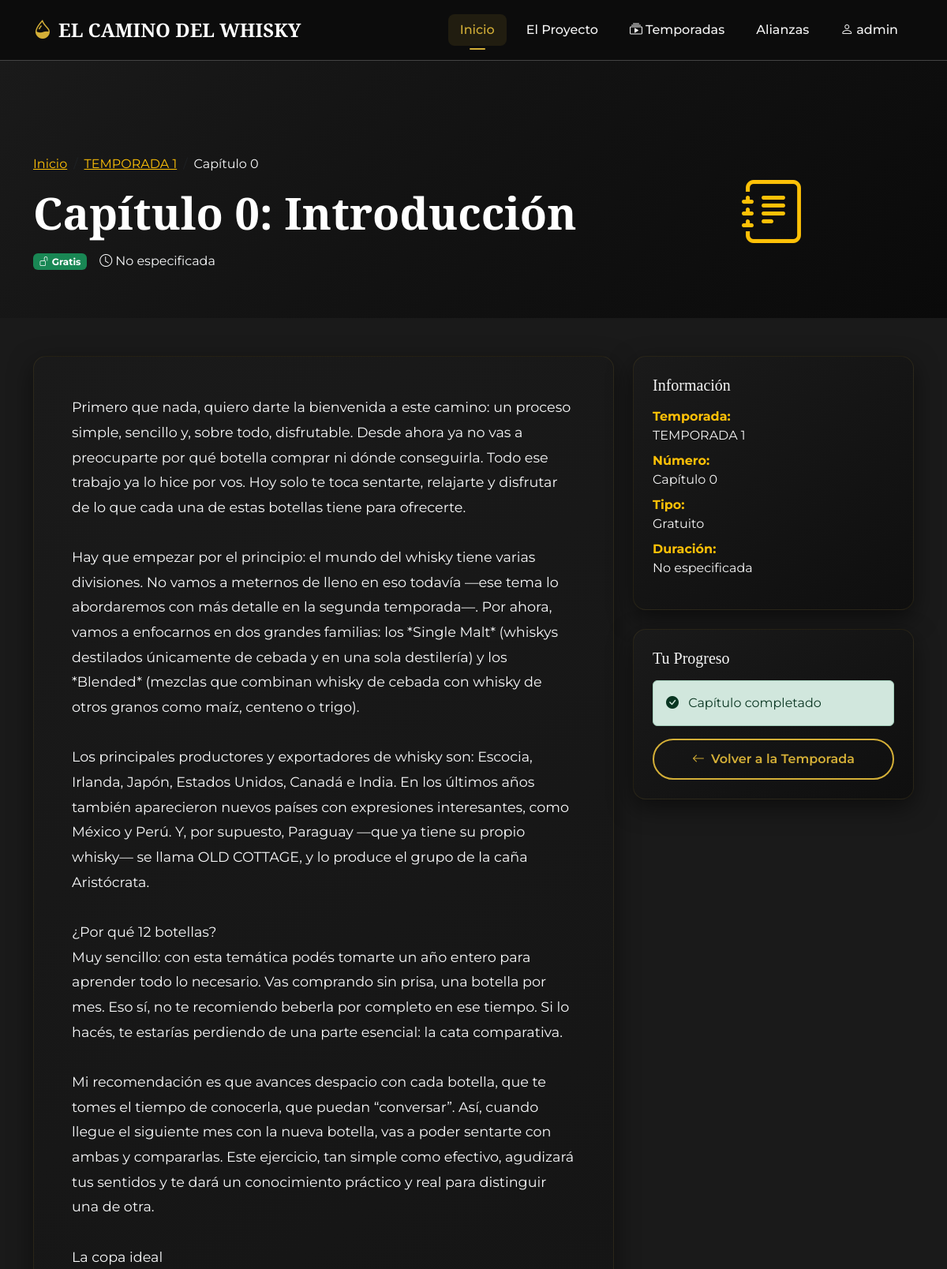
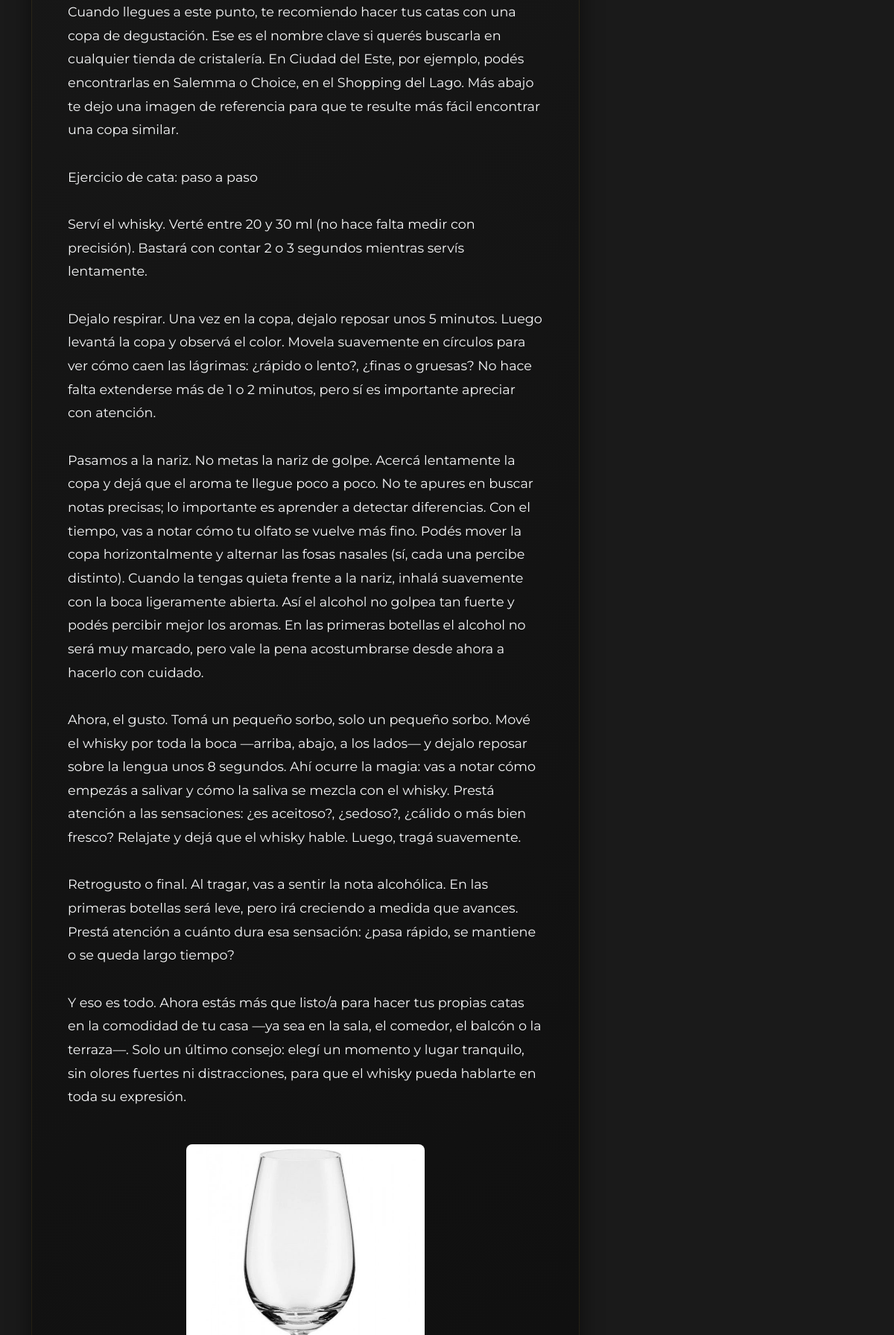
The app's page /frontend/src/pages/chapter.php?id=4 (signed in, upper part) with its own data (2 pictures, top to bottom).
### tables this page shows
CREATE TABLE `users` (
  `id` int(11) NOT NULL,
  `username` varchar(100) NOT NULL,
  `email` varchar(255) NOT NULL,
  `password` varchar(255) NOT NULL,
  `role` enum('admin','writer','user') DEFAULT 'user',
  `created_at` timestamp NOT NULL DEFAULT current_timestamp(),
  `updated_at` timestamp NOT NULL DEFAULT current_timestamp() ON UPDATE current_timestamp(),
  `is_active` tinyint(1) DEFAULT 1,
  `first_name` varchar(100) DEFAULT NULL,
  `last_name` varchar(100) DEFAULT NULL,
  `phone` varchar(20) DEFAULT NULL,
  `avatar` varchar(255) DEFAULT NULL,
  `bio` text DEFAULT NULL,
  `last_login` timestamp NULL DEFAULT NULL
);

CREATE TABLE `chapters` (
  `id` int(11) NOT NULL,
  `season_id` int(11) DEFAULT NULL,
  `title` varchar(255) NOT NULL,
  `subtitle` varchar(500) DEFAULT NULL,
  `content` text NOT NULL,
  `chapter_number` int(11) NOT NULL,
  `is_free` tinyint(1) DEFAULT 0,
  `is_active` tinyint(1) DEFAULT 1,
  `is_published` tinyint(1) DEFAULT 0,
  `display_order` int(11) DEFAULT 0,
  `published_at` timestamp NULL DEFAULT NULL,
  `created_by` int(11) DEFAULT NULL,
  `created_at` timestamp NOT NULL DEFAULT current_timestamp(),
  `updated_at` timestamp NOT NULL DEFAULT current_timestamp() ON UPDATE current_timestamp(),
  `duration` varchar(50) DEFAULT 'No especificada'
);

CREATE TABLE `seasons` (
  `id` int(11) NOT NULL,
  `title` varchar(255) NOT NULL,
  `subtitle` varchar(500) DEFAULT NULL,
  `description` text DEFAULT NULL,
  `price` decimal(10,2) DEFAULT 0.00,
  `is_active` tinyint(1) DEFAULT 1,
  `is_published` tinyint(1) DEFAULT 0,
  `requires_payment` tinyint(1) DEFAULT 0,
  `display_order` int(11) DEFAULT 0,
  `published_at` timestamp NULL DEFAULT NULL,
  `created_by` int(11) DEFAULT NULL,
  `created_at` timestamp NOT NULL DEFAULT current_timestamp(),
  `updated_at` timestamp NOT NULL DEFAULT current_timestamp() ON UPDATE current_timestamp()
);

CREATE TABLE `chapter_images` (
  `id` int(11) NOT NULL,
  `chapter_id` int(11) DEFAULT NULL,
  `image_path` varchar(500) NOT NULL,
  `image_order` int(11) DEFAULT 0,
  `caption` varchar(500) DEFAULT NULL,
  `created_at` timestamp NOT NULL DEFAULT current_timestamp()
);

### frontend/src/pages/chapter.php (the view, shortened to what this page needs)
<?php
require_once ROOT_DIR . '/backend/config/database.php';
$chapter_id = intval($_GET['id']);
$chapterData = [];
try {
    $stmt = $pdo->prepare("
        SELECT c.*, s.title as season_title, s.requires_payment, s.id as season_id
        FROM chapters c
        JOIN seasons s ON c.season_id = s.id
        WHERE c.id = ? AND c.is_published = 1 AND s.is_published = 1
    ");
    $stmt->execute([$chapter_id]);
    $chapterData = $stmt->fetch();
    $imagesStmt = $pdo->prepare("SELECT * FROM chapter_images WHERE chapter_id = ? ORDER BY image_order DESC, created_at DESC");
    $imagesStmt->execute([$chapter_id]);
    $chapterImages = $imagesStmt->fetchAll();
    $normalImages = array_filter($chapterImages, function($image) {
        return $image['image_order'] == 0;
    });
} catch (Exception $e) {
    error_log("Error loading chapter: " . $e->getMessage());
    die('Error al cargar el capítulo');
}
function safeAccess($data, $key, $default = '') {
    return (isset($data[$key]) && !empty($data[$key])) ? $data[$key] : $default;
}
?>
<!DOCTYPE html>
<html lang="es">
<head>
    <link href="https://cdn.jsdelivr.net/npm/bootstrap@5.3.0/dist/css/bootstrap.min.css" rel="stylesheet">
    <link rel="stylesheet" href="https://cdn.jsdelivr.net/npm/bootstrap-icons@1.10.0/font/bootstrap-icons.css">
    <link rel="stylesheet" href="<?= BASE_URL ?>/../src/styles/main.css">
</head>
<body>
    <?php include ROOT_DIR . '/frontend/includes/navbar.php'; ?>
    <section class="chapter-hero">
        <div class="container">
            <div class="row align-items-center">
                <div class="col-lg-8">
                    <nav aria-label="breadcrumb">
                        <ol class="breadcrumb">
                            <li class="breadcrumb-item">
                                <a href="<?= BASE_URL ?>/index.php" class="text-warning">Inicio</a>
                            </li>
                            <li class="breadcrumb-item">
                                <a href="<?= BASE_URL ?>/../src/pages/season_detail.php?id=<?= $chapterData['season_id'] ?>" class="text-warning">
                                    <?= htmlspecialchars($chapterData['season_title']) ?>
                                </a>
                            </li>
                            <li class="breadcrumb-item active text-light">Capítulo <?= $chapterData['chapter_number'] ?></li>
                        </ol>
                    </nav>
                    <h1 class="display-4 title-font fw-bold mb-3">
                        Capítulo <?= $chapterData['chapter_number'] ?>: <?= htmlspecialchars(safeAccess($chapterData, 'title', 'Capítulo')) ?>
                    </h1>
                    <div class="d-flex flex-wrap gap-3 align-items-center">
                        <?php if ($chapterData['is_free']): ?>
                            <span class="badge bg-success">
                                <i class="bi bi-unlock me-1"></i>Gratis
                            </span>
                        <?php else: ?>
                            <span class="badge premium-badge">
                                <i class="bi bi-star-fill me-1"></i>Premium
                            </span>
                        <?php endif; ?>
                        <?php if (!empty($chapterData['duration'])): ?>
                            <span class="text-light">
                                <i class="bi bi-clock me-1"></i><?= $chapterData['duration'] ?>
                            </span>
                        <?php endif; ?>
                    </div>
                </div>
                <div class="col-lg-4 text-center">
                    <div class="chapter-icon">
                        <i class="bi bi-journal-text display-1 text-warning"></i>
                    </div>
                </div>
            </div>
        </div>
    </section>
    <section class="py-5" style="background: var(--dark);">
        <div class="container">
            <div class="row">
                <div class="col-lg-8">
                    <div class="whisky-card p-4 p-md-5">
                        <div class="chapter-content text-light">
                            <?= nl2br(htmlspecialchars($chapterData['content'])) ?>
                        </div>
                        <?php if (!empty($normalImages)): ?>
                            <div class="normal-images mt-5">
                                <?php foreach ($normalImages as $image): ?>
                                    <div class="normal-image mb-4">
                                        <img src="<?= BASE_URL ?>/../../uploads/<?= $image['image_path'] ?>"
                                             alt="<?= htmlspecialchars($image['caption'] ?? $chapterData['title']) ?>">
                                    </div>
                                <?php endforeach; ?>
                            </div>
                        <?php endif; ?>
                    </div>
                </div>
                <div class="col-lg-4">
                    <div class="whisky-card p-4 mb-4">
                        <h4 class="title-font h5 mb-3">Información</h4>
                        <ul class="list-unstyled">
                            <li class="mb-2">
                                <strong class="text-warning">Temporada:</strong><br>
                                <?= htmlspecialchars($chapterData['season_title']) ?>
                            </li>
                            <li class="mb-2">
                                <strong class="text-warning">Número:</strong><br>
                                Capítulo <?= $chapterData['chapter_number'] ?>
                            </li>
                            <li class="mb-2">
                                <strong class="text-warning">Tipo:</strong><br>
                                <?= $chapterData['is_free'] ? 'Gratuito' : 'Premium' ?>
                            </li>
                            <?php if (!empty($chapterData['duration'])): ?>
                            <li class="mb-2">
                                <strong class="text-warning">Duración:</strong><br>
                                <?= $chapterData['duration'] ?>
                            </li>
                            <?php endif; ?>
                        </ul>
                    </div>
                    <?php if (isset($_SESSION['user_id'])): ?>
                        <div class="whisky-card p-4">
                            <h4 class="title-font h5 mb-3">Tu Progreso</h4>
                            <div class="alert alert-success">
                                <i class="bi bi-check-circle-fill me-2"></i>
                                Capítulo completado
                            </div>
                            <a href="<?= BASE_URL ?>/../src/pages/season_detail.php?id=<?= $chapterData['season_id'] ?>" class="btn btn-outline-gold w-100">
                                <i class="bi bi-arrow-left me-2"></i>Volver a la Temporada
                            </a>
                        </div>
                    <?php endif; ?>
                </div>
            </div>
        </div>
    </section>
    <?php include ROOT_DIR . '/frontend/includes/modals.php'; ?>
</body>
</html>

### frontend/includes/navbar.php (shortened to what this page needs)
<?php
require_once ROOT_DIR . '/backend/config/database.php';
$currentUser = null;
if (isset($_SESSION['user_id'])) {
    try {
        $stmt = $pdo->prepare("SELECT id, username, email, role FROM users WHERE id = ? AND is_active = 1");
        $stmt->execute([$_SESSION['user_id']]);
        $currentUser = $stmt->fetch();
    } catch (Exception $e) {
        error_log("Error getting current user: " . $e->getMessage());
    }
}
?>
<nav class="navbar navbar-expand-lg navbar-dark fixed-top" id="navbar">
    <div class="container">
        <a class="navbar-brand d-flex align-items-center" href="<?= BASE_URL ?>/index.php">
            <i class="bi bi-droplet-half me-2" style="color: #D4AF37;"></i>
            <span class="title-font" style="color: #ffffff;">EL CAMINO DEL WHISKY</span>
        </a>
        <div class="collapse navbar-collapse" id="navbarNav">
            <ul class="navbar-nav ms-auto">
                <li class="nav-item">
                    <a class="nav-link active" href="<?= BASE_URL ?>/#inicio" style="color: #ffffff;">Inicio</a>
                </li>
                <li class="nav-item">
                    <a class="nav-link" href="<?= BASE_URL ?>/#proyecto" style="color: #e0e0e0;">El Proyecto</a>
                </li>
                <li class="nav-item dropdown">
                    <a class="nav-link dropdown-toggle" href="#" role="button" data-bs-toggle="dropdown" aria-expanded="false" style="color: #e0e0e0;">
                        <i class="bi bi-collection-play me-1"></i>Temporadas
                    </a>
                </li>
                <li class="nav-item">
                    <a class="nav-link" href="<?= BASE_URL ?>/#alianzas" style="color: #e0e0e0;">Alianzas</a>
                </li>
                <?php if ($currentUser): ?>
                <li class="nav-item dropdown">
                    <a class="nav-link dropdown-toggle" href="#" role="button" data-bs-toggle="dropdown" style="color: #ffffff;">
                        <i class="bi bi-person me-1"></i><?= htmlspecialchars($currentUser['username']) ?>
                    </a>
                </li>
                <?php endif; ?>
            </ul>
        </div>
    </div>
</nav>

### frontend/src/styles/main.css (style rules this page uses)
:root { --primary: #0A0A0A; --secondary: #D4AF37; --accent: #8B7355; --light: #F5F5F5; --dark: #1A1A1A; }
body { padding-top: 76px; font-family: 'Montserrat', sans-serif; background-color: var(--primary); color: var(--light); overflow-x: hidden; }
.navbar { background: rgba(10, 10, 10, 0.95) !important; backdrop-filter: blur(10px); transition: all 0.3s ease; border-bottom: 1px solid rgba(212, 175, 55, 0.1); z-index: 1030; }
.navbar-brand { font-weight: 700; }
.nav-link { color: var(--light) !important; font-weight: 500; position: relative; margin: 0 5px; padding: 8px 15px !important; border-radius: 8px; transition: all 0.3s ease; }
.nav-link:hover, .nav-link.active { background: rgba(212, 175, 55, 0.1); color: var(--secondary) !important; }
.nav-link::after { content: ''; position: absolute; bottom: 0; left: 15px; right: 15px; height: 2px; background: var(--secondary); transform: scaleX(0); transition: transform 0.3s ease; }
.nav-link:hover::after, .nav-link.active::after { transform: scaleX(1); }
.title-font { font-family: 'Playfair Display', serif; }
.whisky-card { background: linear-gradient(145deg, #1A1A1A, #0F0F0F); border-radius: 16px; box-shadow: 0 10px 30px rgba(0, 0, 0, 0.5); transition: all 0.4s cubic-bezier(0.175, 0.885, 0.32, 1.275); overflow: hidden; border: 1px solid rgba(212, 175, 55, 0.1); position: relative; }
.whisky-card::before { content: ''; position: absolute; top: 0; left: 0; right: 0; height: 4px; background: linear-gradient(90deg, var(--secondary), var(--accent)); transform: scaleX(0); transition: transform 0.4s ease; }
.btn-outline-gold { background: transparent; color: var(--secondary); border: 2px solid var(--secondary); border-radius: 50px; font-weight: 600; padding: 12px 30px; transition: all 0.3s ease; }

### frontend/src/pages/chapter.php (style rules this page uses)
.chapter-hero { background: linear-gradient(135deg, var(--dark) 0%, var(--primary) 100%); color: white; padding: 120px 0 60px; }
.chapter-content { line-height: 1.8; font-size: 1.1rem; }
.normal-image { text-align: center; }
.normal-image img { max-width: 100%; max-height: 400px; object-fit: contain; border-radius: 8px; }

### frontend/includes/navbar.php (style rules this page uses)
:root { --text-primary: #ffffff; --text-secondary: #e0e0e0; --text-muted: #b0b0b0; --bg-dark: #0a0a0a; --bg-card: #1a1a1a; --bg-card-light: #2a2a2a; --border-color: #444; --gold-primary: #D4AF37; --gold-secondary: #b8941f; }
#navbar { background: rgba(13, 13, 13, 0.95) !important; backdrop-filter: blur(10px); transition: all 0.3s ease; padding: 15px 0; border-bottom: 1px solid var(--border-color); }
.navbar-brand { font-size: 1.5rem; font-weight: 700; }
.nav-link { font-weight: 500; transition: all 0.3s ease; position: relative; }
.nav-link.active { color: var(--gold-primary) !important; }
.nav-link.active::after { content: ''; position: absolute; bottom: -5px; left: 50%; transform: translateX(-50%); width: 20px; height: 2px; background: var(--gold-primary); border-radius: 2px; }

### records on screen
users: username "admin"
chapters: season.title "TEMPORADA 1", chapter_number "0", title "Introducción", duration "No especificada", content "Primero que nada, quiero darte la bienvenida a este camino: un proceso simple, sencillo y, sobre todo, disfrutable. Desde ahora ya no vas a preocuparte por qué botella comprar ni dónde conseguirla. Todo ese trabajo ya lo hice por vos. Hoy solo te toca sentarte, relajarte y disfrutar de lo que cada una de estas botellas tiene para ofrecerte. Hay que empezar por el principio: el mundo del whisky tiene varias divisiones. No vamos a meternos de lleno en eso todavía —ese tema lo abordaremos con más detalle en la segunda temporada—. Por ahora, vamos a enfocarnos en dos grandes familias: los *Single Malt* (whiskys destilados únicamente de cebada y en una sola destilería) y los *Blended* (mezclas…"
chapter_images: image_path (picture)
